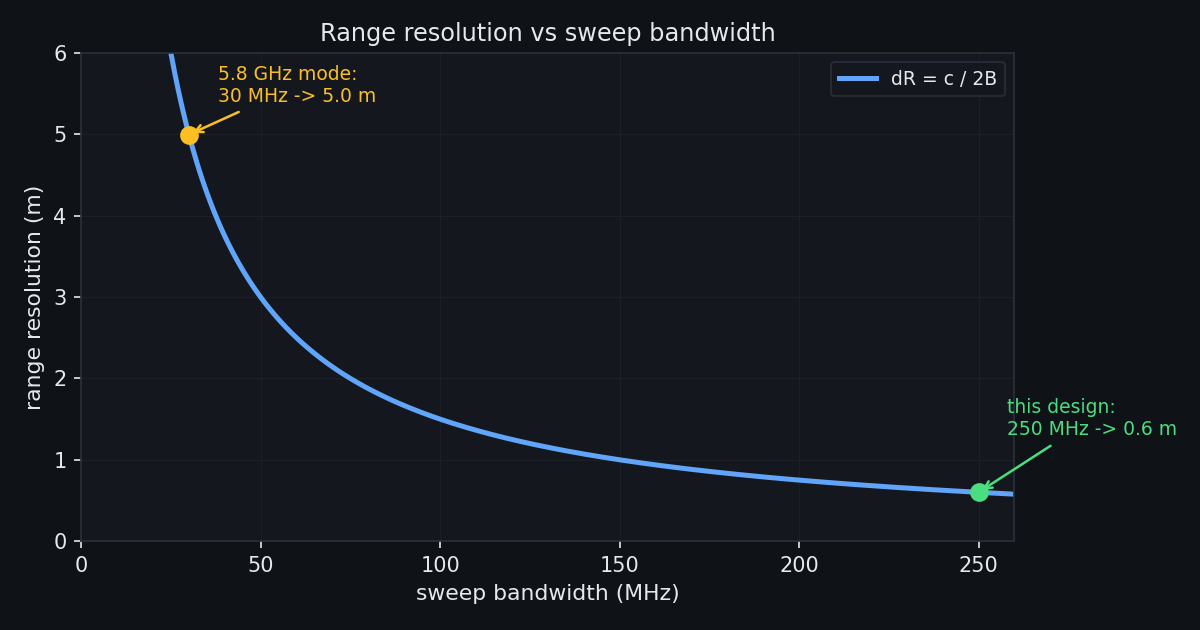

Generate this figure with Python:
"""
range_resolution.py - SDD Figure 5-3: range resolution vs sweep bandwidth

Range resolution depends only on swept bandwidth: dR = c / (2B). The full 250 MHz
24 GHz ISM band gives 0.6 m, about an 8x improvement over the 30 MHz / 5 m of the
old 5.8 GHz mode. Resolution is carrier-independent; what the 24 GHz move buys is
the room to sweep 250 MHz inside an ISM allocation.

Outputs: range_resolution.svg + .png
Run:     python range_resolution.py
"""
import os
import matplotlib
matplotlib.use("Agg")
import matplotlib.pyplot as plt
import numpy as np

BG = "#0f1216"; PANEL = "#14181e"; FG = "#e6e8eb"; MUTED = "#9aa3ad"; GRID = "#2a2f3a"
BLUE = "#60a5fa"; AMBER = "#fbbf24"; RED = "#f87171"; GREEN = "#4ade80"

c = 2.998e8
B = np.linspace(10e6, 260e6, 500)    # Hz
dR = c / (2 * B)                     # m

fig, ax = plt.subplots(figsize=(8.0, 4.2), facecolor=BG)
ax.set_facecolor(PANEL)
ax.plot(B / 1e6, dR, color=BLUE, lw=2.4, label="dR = c / 2B")

for Bx, col, lbl, dy in [(30e6, AMBER, "5.8 GHz mode:\n30 MHz -> 5.0 m", 0.4),
                          (250e6, GREEN, "this design:\n250 MHz -> 0.6 m", 0.7)]:
    y = c / (2 * Bx)
    ax.plot([Bx / 1e6], [y], "o", color=col, ms=8, zorder=5)
    ax.annotate(lbl, xy=(Bx / 1e6, y), xytext=(Bx / 1e6 + 8, y + dy),
                color=col, fontsize=9,
                arrowprops=dict(arrowstyle="->", color=col, lw=1.2))

ax.set_xlim(0, 260); ax.set_ylim(0, 6)
ax.set_xlabel("sweep bandwidth (MHz)", color=FG, fontsize=10.5)
ax.set_ylabel("range resolution (m)", color=FG, fontsize=10.5)
ax.set_title("Range resolution vs sweep bandwidth", color=FG, fontsize=11.5)
ax.grid(True, alpha=0.35, color=GRID, lw=0.5)
ax.tick_params(colors=FG)
for s in ax.spines.values():
    s.set_color(GRID)
ax.legend(loc="upper right", facecolor=PANEL, edgecolor=GRID, labelcolor=FG, fontsize=9)

fig.tight_layout()
here = os.path.dirname(os.path.abspath(__file__))
fig.savefig(os.path.join(here, "range_resolution.svg"), facecolor=BG, edgecolor="none")
fig.savefig(os.path.join(here, "range_resolution.png"), facecolor=BG, edgecolor="none", dpi=150)
plt.close(fig)
print(f"30 MHz -> {c/(2*30e6):.2f} m ; 250 MHz -> {c/(2*250e6):.2f} m ; wrote range_resolution.svg + .png")
